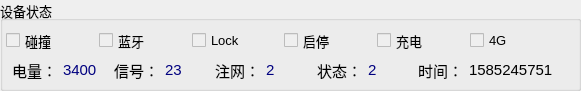
   <widget class="QGroupBox" name="groupBox_8">
    <property name="geometry">
     <rect>
      <x>220</x>
      <y>250</y>
      <width>581</width>
      <height>91</height>
     </rect>
    </property>
    <property name="font">
     <font>
      <pointsize>10</pointsize>
     </font>
    </property>
    <property name="title">
     <string>设备状态</string>
    </property>
    <widget class="QWidget" name="layoutWidget">
     <property name="geometry">
      <rect>
       <x>6</x>
       <y>30</y>
       <width>551</width>
       <height>21</height>
      </rect>
     </property>
     <layout class="QHBoxLayout" name="horizontalLayout_7">
      <item>
       <widget class="QCheckBox" name="carsh">
        <property name="enabled">
         <bool>false</bool>
        </property>
        <property name="mouseTracking">
         <bool>false</bool>
        </property>
        <property name="styleSheet">
         <string notr="true">color:rgb(0, 0, 0)</string>
        </property>
        <property name="text">
         <string>碰撞</string>
        </property>
       </widget>
      </item>
      <item>
       <widget class="QCheckBox" name="bluetooth">
        <property name="enabled">
         <bool>false</bool>
        </property>
        <property name="mouseTracking">
         <bool>false</bool>
        </property>
        <property name="styleSheet">
         <string notr="true">color:rgb(0, 0, 0)</string>
        </property>
        <property name="text">
         <string>蓝牙</string>
        </property>
       </widget>
      </item>
      <item>
       <widget class="QCheckBox" name="lock">
        <property name="enabled">
         <bool>false</bool>
        </property>
        <property name="mouseTracking">
         <bool>false</bool>
        </property>
        <property name="autoFillBackground">
         <bool>false</bool>
        </property>
        <property name="styleSheet">
         <string notr="true">color: rgb(0, 0, 0);</string>
        </property>
        <property name="text">
         <string>Lock</string>
        </property>
       </widget>
      </item>
      <item>
       <widget class="QCheckBox" name="stop">
        <property name="enabled">
         <bool>false</bool>
        </property>
        <property name="mouseTracking">
         <bool>false</bool>
        </property>
        <property name="styleSheet">
         <string notr="true">color:rgb(0, 0, 0)</string>
        </property>
        <property name="text">
         <string>启停</string>
        </property>
       </widget>
      </item>
      <item>
       <widget class="QCheckBox" name="recharge">
        <property name="enabled">
         <bool>false</bool>
        </property>
        <property name="mouseTracking">
         <bool>false</bool>
        </property>
        <property name="styleSheet">
         <string notr="true">color:rgb(0, 0, 0)</string>
        </property>
        <property name="text">
         <string>充电</string>
        </property>
       </widget>
      </item>
      <item>
       <widget class="QCheckBox" name="net">
        <property name="enabled">
         <bool>false</bool>
        </property>
        <property name="mouseTracking">
         <bool>false</bool>
        </property>
        <property name="styleSheet">
         <string notr="true">color:rgb(0, 0, 0)</string>
        </property>
        <property name="text">
         <string>4G</string>
        </property>
       </widget>
      </item>
     </layout>
    </widget>
    <widget class="QWidget" name="layoutWidget">
     <property name="geometry">
      <rect>
       <x>12</x>
       <y>60</y>
       <width>541</width>
       <height>20</height>
      </rect>
     </property>
     <layout class="QHBoxLayout" name="horizontalLayout_13">
      <item>
       <layout class="QHBoxLayout" name="horizontalLayout_8">
        <item>
         <widget class="QLabel" name="label_13">
          <property name="font">
           <font>
            <pointsize>11</pointsize>
           </font>
          </property>
          <property name="text">
           <string>电量：</string>
          </property>
         </widget>
        </item>
        <item>
         <widget class="QLabel" name="power">
          <property name="font">
           <font>
            <pointsize>11</pointsize>
           </font>
          </property>
          <property name="layoutDirection">
           <enum>Qt::LeftToRight</enum>
          </property>
          <property name="styleSheet">
           <string notr="true">
color: rgb(0, 0, 127);</string>
          </property>
          <property name="text">
           <string>3400</string>
          </property>
          <property name="alignment">
           <set>Qt::AlignLeading|Qt::AlignLeft|Qt::AlignVCenter</set>
          </property>
         </widget>
        </item>
       </layout>
      </item>
      <item>
       <layout class="QHBoxLayout" name="horizontalLayout_9">
        <item>
         <widget class="QLabel" name="label_90">
          <property name="font">
           <font>
            <pointsize>11</pointsize>
           </font>
          </property>
          <property name="text">
           <string>信号：</string>
          </property>
         </widget>
        </item>
        <item>
         <widget class="QLabel" name="csq">
          <property name="font">
           <font>
            <pointsize>11</pointsize>
           </font>
          </property>
          <property name="layoutDirection">
           <enum>Qt::LeftToRight</enum>
          </property>
          <property name="styleSheet">
           <string notr="true">
color: rgb(0, 0, 127);</string>
          </property>
          <property name="text">
           <string>23</string>
          </property>
          <property name="alignment">
           <set>Qt::AlignLeading|Qt::AlignLeft|Qt::AlignVCenter</set>
          </property>
         </widget>
        </item>
       </layout>
      </item>
      <item>
       <layout class="QHBoxLayout" name="horizontalLayout_10">
        <item>
         <widget class="QLabel" name="label_94">
          <property name="font">
           <font>
            <pointsize>11</pointsize>
           </font>
          </property>
          <property name="text">
           <string>注网：</string>
          </property>
         </widget>
        </item>
        <item>
         <widget class="QLabel" name="zhuwang">
          <property name="font">
           <font>
            <pointsize>11</pointsize>
           </font>
          </property>
          <property name="layoutDirection">
           <enum>Qt::LeftToRight</enum>
          </property>
          <property name="styleSheet">
           <string notr="true">
color: rgb(0, 0, 127);</string>
          </property>
          <property name="text">
           <string>2</string>
          </property>
          <property name="alignment">
           <set>Qt::AlignLeading|Qt::AlignLeft|Qt::AlignVCenter</set>
          </property>
         </widget>
        </item>
       </layout>
      </item>
      <item>
       <layout class="QHBoxLayout" name="horizontalLayout_12">
        <item>
         <widget class="QLabel" name="label_96">
          <property name="font">
           <font>
            <pointsize>11</pointsize>
           </font>
          </property>
          <property name="text">
           <string>状态：</string>
          </property>
         </widget>
        </item>
        <item>
         <widget class="QLabel" name="fsm">
          <property name="font">
           <font>
            <pointsize>11</pointsize>
           </font>
          </property>
          <property name="layoutDirection">
           <enum>Qt::LeftToRight</enum>
          </property>
          <property name="styleSheet">
           <string notr="true">
color: rgb(0, 0, 127);</string>
          </property>
          <property name="text">
           <string>2</string>
          </property>
          <property name="alignment">
           <set>Qt::AlignLeading|Qt::AlignLeft|Qt::AlignVCenter</set>
          </property>
         </widget>
        </item>
       </layout>
      </item>
      <item>
       <layout class="QHBoxLayout" name="horizontalLayout_11">
        <item>
         <widget class="QLabel" name="label_95">
          <property name="font">
           <font>
            <pointsize>11</pointsize>
           </font>
          </property>
          <property name="text">
           <string>时间：</string>
          </property>
         </widget>
        </item>
        <item>
         <widget class="QLabel" name="time">
          <property name="font">
           <font>
            <pointsize>11</pointsize>
           </font>
          </property>
          <property name="text">
           <string>1585245751</string>
          </property>
         </widget>
        </item>
       </layout>
      </item>
     </layout>
    </widget>
   </widget>
